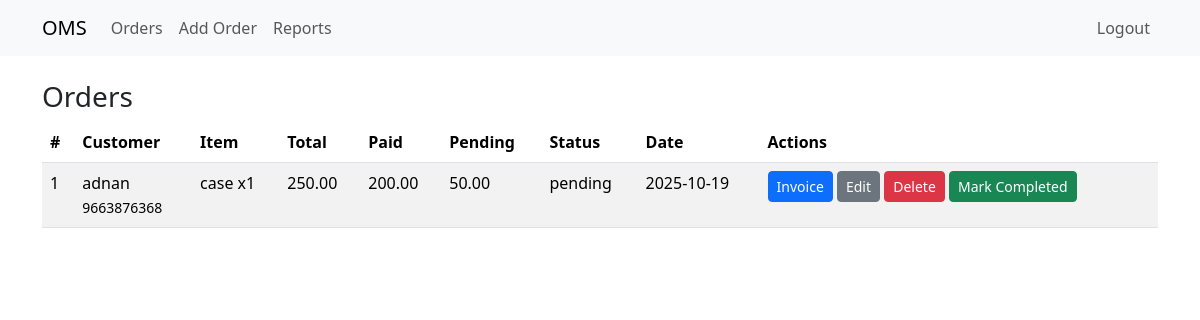
/orders (signed in), run on the app's committed database.
### app.py (models this page shows)
class Order(db.Model):
    id = db.Column(db.Integer, primary_key=True)
    customer_name = db.Column(db.String(200), nullable=False)
    phone = db.Column(db.String(50))
    address = db.Column(db.String(500))
    pincode = db.Column(db.String(20))
    item = db.Column(db.String(200))
    quantity = db.Column(db.Integer, default=1)
    total_amount = db.Column(db.Float, default=0.0)
    paid_amount = db.Column(db.Float, default=0.0)
    status = db.Column(db.String(20), default='pending')  # pending or completed
    created_at = db.Column(db.DateTime, default=datetime.utcnow)
    @property
    def pending_amount(self):
        return round((self.total_amount or 0) - (self.paid_amount or 0), 2)

### app.py (the view)
@app.route('/orders')
@login_required
def orders():
    q = Order.query.order_by(Order.created_at.desc()).all()
    return render_template('orders.html', orders=q)

### app.py (called while the page is built)
def login_required(f):
    from functools import wraps
    @wraps(f)
    def decorated(*args, **kwargs):
        if not session.get('admin_logged_in'):
            return redirect(url_for('login'))
        return f(*args, **kwargs)
    return decorated

### templates/orders.html (shortened to what this page needs)
{% extends "base.html" %}
{% block content %}
<h3>Orders</h3>
<table class="table table-striped">
  <thead><tr>
    <th>#</th><th>Customer</th><th>Item</th><th>Total</th><th>Paid</th><th>Pending</th><th>Status</th><th>Date</th><th>Actions</th>
  </tr></thead>
  <tbody>
  {% for o in orders %}
    <tr>
      <td>{{ o.id }}</td>
      <td>{{ o.customer_name }}<br><small>{{ o.phone }}</small></td>
      <td>{{ o.item }} x{{ o.quantity }}</td>
      <td>{{ "%.2f"|format(o.total_amount) }}</td>
      <td>{{ "%.2f"|format(o.paid_amount) }}</td>
      <td>{{ "%.2f"|format(o.pending_amount) }}</td>
      <td>{{ o.status }}</td>
      <td>{{ o.created_at.strftime('%Y-%m-%d') }}</td>
      <td>
        <a class="btn btn-sm btn-primary" href="{{ url_for('invoice', order_id=o.id) }}" target="_blank">Invoice</a>
        <a class="btn btn-sm btn-secondary" href="{{ url_for('edit_order', order_id=o.id) }}">Edit</a>
        <form style="display:inline" method="post" action="{{ url_for('delete_order', order_id=o.id) }}">
          <button onclick="return confirm('Delete?')" class="btn btn-sm btn-danger">Delete</button>
        </form>
        {% if o.status=='pending' %}
          <a class="btn btn-sm btn-success" href="{{ url_for('mark_order', order_id=o.id, state='completed') }}">Mark Completed</a>
        {% else %}
          <a class="btn btn-sm btn-warning" href="{{ url_for('mark_order', order_id=o.id, state='pending') }}">Mark Pending</a>
        {% endif %}
      </td>
    </tr>
  {% else %}
    <tr><td colspan="9">No orders yet.</td></tr>
  {% endfor %}
  </tbody>
</table>
{% endblock %}

### templates/base.html (shortened to what this page needs)
<!doctype html>
<html lang="en">
<head>
  <link href="https://cdn.jsdelivr.net/npm/bootstrap@5.3.2/dist/css/bootstrap.min.css" rel="stylesheet">
</head>
<body>
<nav class="navbar navbar-expand-lg navbar-light bg-light mb-4">
  <div class="container">
    <a class="navbar-brand" href="{{ url_for('orders') }}">OMS</a>
    <div class="collapse navbar-collapse">
      <ul class="navbar-nav me-auto">
        <li class="nav-item"><a class="nav-link" href="{{ url_for('orders') }}">Orders</a></li>
        <li class="nav-item"><a class="nav-link" href="{{ url_for('add_order') }}">Add Order</a></li>
        <li class="nav-item"><a class="nav-link" href="{{ url_for('reports') }}">Reports</a></li>
      </ul>
      <ul class="navbar-nav">
        <li class="nav-item"><a class="nav-link" href="{{ url_for('logout') }}">Logout</a></li>
      </ul>
    </div>
  </div>
</nav>
<div class="container">
  {% block content %}{% endblock %}
</div>
</body>
</html>

### data on the page
Order: id "1", customer_name "adnan", phone "9663876368", item "case", quantity "1", total_amount "250.00", paid_amount "200.00", pending_amount "50.00", status "pending", created_at "2025-10-19"
